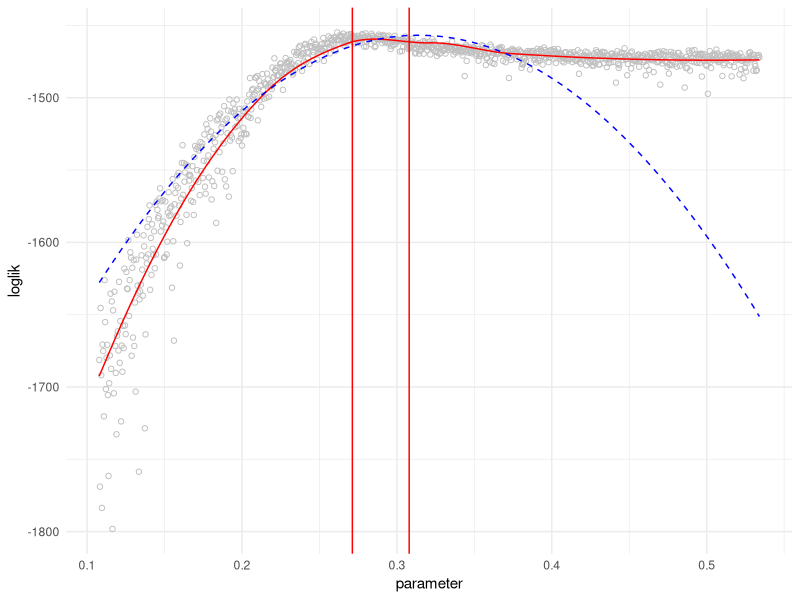

The R source for this figure:
# analyze-likelihood-profiles.R

mcap <- function(lp,parameter,confidence=0.95,lambda=0.75,Ngrid=1000)
{
  smooth_fit <- loess(lp ~ parameter,span=lambda)
  parameter_grid <- seq(min(parameter), max(parameter), length.out = Ngrid)
  smoothed_loglik <- predict(smooth_fit,newdata=parameter_grid)
  smooth_arg_max <- parameter_grid[which.max(smoothed_loglik)]
  dist <- abs(parameter-smooth_arg_max)
  included <- dist < sort(dist)[trunc(lambda*length(dist))]
  maxdist <- max(dist[included])
  weight <- rep(0,length(parameter))
  weight[included] <- (1-(dist[included]/maxdist)^3)^3
  quadratic_fit <- lm(lp ~ a + b, weight=weight,
                      data = data.frame(lp=lp,b=parameter,a=-parameter^2)
  )
  b <- unname(coef(quadratic_fit)["b"] )
  a <- unname(coef(quadratic_fit)["a"] )
  m <- vcov(quadratic_fit)
  var_b <- m["b","b"]
  var_a <- m["a","a"]
  cov_ab <- m["a","b"]
  se_mc_squared <- (1 / (4 * a^2)) * (var_b - (2 * b/a) * cov_ab + (b^2 / a^2) * var_a)
  se_stat_squared <- 1/(2*a)
  se_total_squared <- se_mc_squared + se_stat_squared
  delta <- qchisq(confidence,df=1) * ( a * se_mc_squared + 0.5)
  loglik_diff <- max(smoothed_loglik) - smoothed_loglik
  ci <- range(parameter_grid[loglik_diff < delta])
  list(lp=lp,parameter=parameter,confidence=confidence,
       quadratic_fit=quadratic_fit, quadratic_max=b/(2*a),
       smooth_fit=smooth_fit,
       fit=data.frame(
         parameter=parameter_grid,
         smoothed=smoothed_loglik,
         quadratic=predict(quadratic_fit, list(b = parameter_grid, a = -parameter_grid^2))
       ),
       mle=smooth_arg_max, ci=ci, delta=delta,
       se_stat=sqrt(se_stat_squared), se_mc=sqrt(se_mc_squared), se=sqrt(se_total_squared)
  )
}


# Load packages -----------------------------------------------------------

library(tidyverse)


# Load profile results ----------------------------------------------------

profile_data <- read.csv("../results/rho-profile-Niamey.csv") %>%
  slice(2:n())  # chop off first NA row

test <- mcap(lp = profile_data$loglik, parameter = profile_data$rho_value)

ggplot(test$fit, aes(x=parameter)) +
  geom_point(data = profile_data, aes(x = rho_value, y = loglik), shape = 1, color = "grey75") +
  geom_line(aes(y = smoothed), color = "red") +
  geom_line(aes(y = quadratic), color = "blue", linetype = 2) +
  geom_vline(aes(xintercept = test$ci[1]), color = "red") +
  geom_vline(aes(xintercept = test$ci[2]), color = "red") +
  theme_minimal() 
